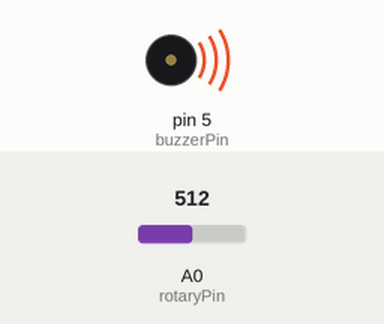
Simulated run of this sketch. Board: Arduino Uno, built with avr-gcc and run on an emulated ATmega328P. On the bench: buzzer (waves = sounding). The test bench sets the inputs (shaded band); at power-on: A0 (rotaryPin) = 512.

Above: at 1.2 s.
1.3 s: A0 (rotaryPin) set to 0
At 2.5 s:
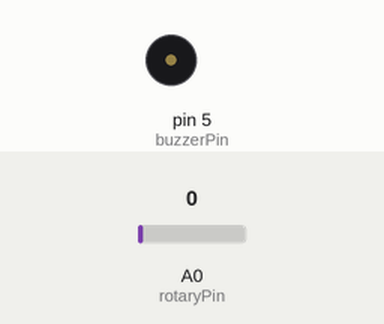
2.8 s: A0 (rotaryPin) set to 20
At 3.7 s:
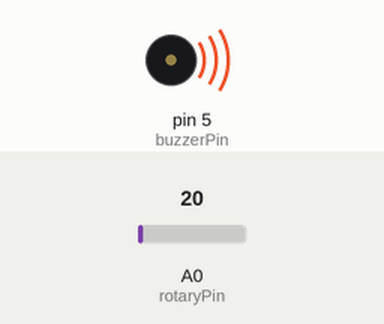
Timing chart, 0 to 5.8 s (numbered marks = the images above; inputs shaded):
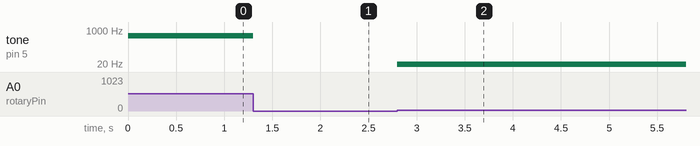

Measured:
- after the input at 1.3 s, tone on pin 5 (buzzerPin): 512 Hz → silent at once
- after the input at 2.8 s, tone on pin 5 (buzzerPin): silent → 20 Hz at once

The sketch:

tone.ino
```cpp
#include <Arduino.h>

// These pin names are all available in the documentation for the Grove board
// we are using
//
// https://wiki.seeedstudio.com/Grove-Beginner-Kit-For-Arduino/
//

int rotaryPin = A0;   //Arduino pin assigned to potentiometer
int rotaryValue = 0;  //variable for storing potentiometer reading

int buzzerPin = 5;

void setup(void) {

  // We are going to read from the rotary sensor
  pinMode(rotaryPin, INPUT);  //setting potentiometer as input

  // We're going to play a tone on the buzzer, so make it an output
  pinMode( buzzerPin, OUTPUT );
}


void loop(void) {

  // Read the position of the rotary sensor
  // This returns a value between 0 (all the way clockwise) and 1023 (all the way counter clockwise)
  rotaryValue = analogRead(rotaryPin);

  // Turn it off below 10.
  if ( rotaryValue < 10 ){
    noTone(buzzerPin);
  } else {
    tone(buzzerPin, rotaryValue);
  }

}
```
